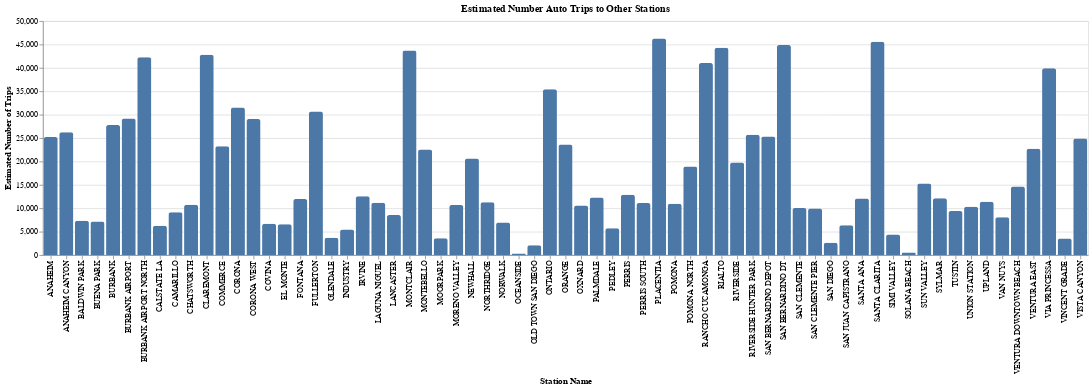

This figure's notebook cell:
### Code cell
alt.Chart(summary_rename).mark_bar(
    cornerRadiusTopLeft=3, cornerRadiusTopRight=3
).encode(
    x=alt.X("station_name:O", title="Station Name"),
    y=alt.Y("Number Auto Trips to Other Stations:Q", title="Estimated Number of Trips"),
).properties(
    title="Estimated Number Auto Trips to Other Stations"
)

### Figure 1 — Vega-Lite specification as saved in the notebook (floating-point values rounded to 4 significant figures)
{"config": {"view": {"continuousWidth": 300, "continuousHeight": 300}}, "data": {"name": "data-385ff254a99e68c81d19fc0cd2899a94"}, "mark": {"type": "bar", "cornerRadiusTopLeft": 3, "cornerRadiusTopRight": 3}, "encoding": {"x": {"field": "station_name", "title": "Station Name", "type": "ordinal"}, "y": {"field": "Number Auto Trips to Other Stations", "title": "Estimated Number of Trips", "type": "quantitative"}}, "title": "Estimated Number Auto Trips to Other Stations", "$schema": "https://vega.github.io/schema/vega-lite/v5.20.1.json", "datasets": {"data-385ff254a99e68c81d19fc0cd2899a94": [{"station_name": "UNION STATION", "Number Transit Trips to Other Stations": 938, "Number Auto Trips to Other Stations": 10339, "Pct Auto Trips to Other Stations": 0.5542, "Pct Transit Trips to Other Stations": 0.05028}, {"station_name": "MONTEBELLO", "Number Transit Trips to Other Stations": 655, "Number Auto Trips to Other Stations": 22560, "Pct Auto Trips to Other Stations": 0.5257, "Pct Transit Trips to Other Stations": 0.01526}, {"station_name": "INDUSTRY", "Number Transit Trips to Other Stations": 51, "Number Auto Trips to Other Stations": 5436, "Pct Auto Trips to Other Stations": 0.633, "Pct Transit Trips to Other Stations": 0.005939}, {"station_name": "POMONA", "Number Transit Trips to Other Stations": 186, "Number Auto Trips to Other Stations": 10982, "Pct Auto Trips to Other Stations": 0.5645, "Pct Transit Trips to Other Stations": 0.009561}, {"station_name": "ONTARIO", "Number Transit Trips to Other Stations": 74, "Number Auto Trips to Other Stations": 35456, "Pct Auto Trips to Other Stations": 0.5573, "Pct Transit Trips to Other Stations": 0.001163}, {"station_name": "PEDLEY", "Number Transit Trips to Other Stations": 6, "Number Auto Trips to Other Stations": 5720, "Pct Auto Trips to Other Stations": 0.6711, "Pct Transit Trips to Other Stations": 0.000704}, {"station_name": "RIVERSIDE", "Number Transit Trips to Other Stations": 236, "Number Auto Trips to Other Stations": 19783, "Pct Auto Trips to Other Stations": 0.6364, "Pct Transit Trips to Other Stations": 0.007592}, {"station_name": "CALSTATE LA", "Number Transit Trips to Other Stations": 186, "Number Auto Trips to Other Stations": 6282, "Pct Auto Trips to Other Stations": 0.665, "Pct Transit Trips to Other Stations": 0.01969}, {"station_name": "EL MONTE", "Number Transit Trips to Other Stations": 162, "Number Auto Trips to Other Stations": 6596, "Pct Auto Trips to Other Stations": 0.7271, "Pct Transit Trips to Other Stations": 0.01786}, {"station_name": "BALDWIN PARK", "Number Transit Trips to Other Stations": 179, "Number Auto Trips to Other Stations": 7330, "Pct Auto Trips to Other Stations": 0.6964, "Pct Transit Trips to Other Stations": 0.01701}, {"station_name": "COVINA", "Number Transit Trips to Other Stations": 170, "Number Auto Trips to Other Stations": 6682, "Pct Auto Trips to Other Stations": 0.7051, "Pct Transit Trips to Other Stations": 0.01794}, {"station_name": "POMONA NORTH", "Number Transit Trips to Other Stations": 182, "Number Auto Trips to Other Stations": 18914, "Pct Auto Trips to Other Stations": 0.5896, "Pct Transit Trips to Other Stations": 0.005673}, {"station_name": "FONTANA", "Number Transit Trips to Other Stations": 117, "Number Auto Trips to Other Stations": 11961, "Pct Auto Trips to Other Stations": 0.6619, "Pct Transit Trips to Other Stations": 0.006474}, {"station_name": "CLAREMONT", "Number Transit Trips to Other Stations": 170, "Number Auto Trips to Other Stations": 42803, "Pct Auto Trips to Other Stations": 0.5413, "Pct Transit Trips to Other Stations": 0.00215}, {"station_name": "MONTCLAIR", "Number Transit Trips to Other Stations": 183, "Number Auto Trips to Other Stations": 43704, "Pct Auto Trips to Other Stations": 0.5622, "Pct Transit Trips to Other Stations": 0.002354}, {"station_name": "UPLAND", "Number Transit Trips to Other Stations": 92, "Number Auto Trips to Other Stations": 11393, "Pct Auto Trips to Other Stations": 0.6578, "Pct Transit Trips to Other Stations": 0.005311}, {"station_name": "RANCHO CUCAMONGA", "Number Transit Trips to Other Stations": 187, "Number Auto Trips to Other Stations": 41060, "Pct Auto Trips to Other Stations": 0.5707, "Pct Transit Trips to Other Stations": 0.002599}, {"station_name": "RIALTO", "Number Transit Trips to Other Stations": 296, "Number Auto Trips to Other Stations": 44283, "Pct Auto Trips to Other Stations": 0.613, "Pct Transit Trips to Other Stations": 0.004097}, {"station_name": "SAN BERNARDINO DEPOT", "Number Transit Trips to Other Stations": 321, "Number Auto Trips to Other Stations": 25349, "Pct Auto Trips to Other Stations": 0.5921, "Pct Transit Trips to Other Stations": 0.007498}, {"station_name": "SAN BERNARDINO DT", "Number Transit Trips to Other Stations": 458, "Number Auto Trips to Other Stations": 44902, "Pct Auto Trips to Other Stations": 0.58, "Pct Transit Trips to Other Stations": 0.005916}, {"station_name": "SIMI VALLEY", "Number Transit Trips to Other Stations": 2, "Number Auto Trips to Other Stations": 4416, "Pct Auto Trips to Other Stations": 0.6319, "Pct Transit Trips to Other Stations": 0.0002862}, {"station_name": "BURBANK AIRPORT", "Number Transit Trips to Other Stations": 685, "Number Auto Trips to Other Stations": 29153, "Pct Auto Trips to Other Stations": 0.5778, "Pct Transit Trips to Other Stations": 0.01358}, {"station_name": "OXNARD", "Number Transit Trips to Other Stations": 146, "Number Auto Trips to Other Stations": 10576, "Pct Auto Trips to Other Stations": 0.6163, "Pct Transit Trips to Other Stations": 0.008508}, {"station_name": "CAMARILLO", "Number Transit Trips to Other Stations": 4, "Number Auto Trips to Other Stations": 9131, "Pct Auto Trips to Other Stations": 0.6934, "Pct Transit Trips to Other Stations": 0.0003038}, {"station_name": "MOORPARK", "Number Transit Trips to Other Stations": 4, "Number Auto Trips to Other Stations": 3572, "Pct Auto Trips to Other Stations": 0.696, "Pct Transit Trips to Other Stations": 0.0007794}, {"station_name": "CHATSWORTH", "Number Transit Trips to Other Stations": 187, "Number Auto Trips to Other Stations": 10749, "Pct Auto Trips to Other Stations": 0.6656, "Pct Transit Trips to Other Stations": 0.01158}, {"station_name": "NORTHRIDGE", "Number Transit Trips to Other Stations": 232, "Number Auto Trips to Other Stations": 11307, "Pct Auto Trips to Other Stations": 0.6931, "Pct Transit Trips to Other Stations": 0.01422}, {"station_name": "VAN NUYS", "Number Transit Trips to Other Stations": 258, "Number Auto Trips to Other Stations": 8081, "Pct Auto Trips to Other Stations": 0.7493, "Pct Transit Trips to Other Stations": 0.02392}, {"station_name": "BURBANK", "Number Transit Trips to Other Stations": 543, "Number Auto Trips to Other Stations": 27815, "Pct Auto Trips to Other Stations": 0.5999, "Pct Transit Trips to Other Stations": 0.01171}, {"station_name": "GLENDALE", "Number Transit Trips to Other Stations": 135, "Number Auto Trips to Other Stations": 3700, "Pct Auto Trips to Other Stations": 0.5713, "Pct Transit Trips to Other Stations": 0.02085}, {"station_name": "COMMERCE", "Number Transit Trips to Other Stations": 754, "Number Auto Trips to Other Stations": 23246, "Pct Auto Trips to Other Stations": 0.4975, "Pct Transit Trips to Other Stations": 0.01614}, {"station_name": "NORWALK", "Number Transit Trips to Other Stations": 123, "Number Auto Trips to Other Stations": 6934, "Pct Auto Trips to Other Stations": 0.4702, "Pct Transit Trips to Other Stations": 0.008341}, {"station_name": "BUENA PARK", "Number Transit Trips to Other Stations": 135, "Number Auto Trips to Other Stations": 7157, "Pct Auto Trips to Other Stations": 0.735, "Pct Transit Trips to Other Stations": 0.01386}, {"station_name": "FULLERTON", "Number Transit Trips to Other Stations": 525, "Number Auto Trips to Other Stations": 30681, "Pct Auto Trips to Other Stations": 0.5748, "Pct Transit Trips to Other Stations": 0.009835}, {"station_name": "ANAHEIM", "Number Transit Trips to Other Stations": 409, "Number Auto Trips to Other Stations": 25252, "Pct Auto Trips to Other Stations": 0.5972, "Pct Transit Trips to Other Stations": 0.009672}, {"station_name": "ORANGE", "Number Transit Trips to Other Stations": 463, "Number Auto Trips to Other Stations": 23649, "Pct Auto Trips to Other Stations": 0.6399, "Pct Transit Trips to Other Stations": 0.01253}, {"station_name": "SANTA ANA", "Number Transit Trips to Other Stations": 312, "Number Auto Trips to Other Stations": 12090, "Pct Auto Trips to Other Stations": 0.6949, "Pct Transit Trips to Other Stations": 0.01793}, {"station_name": "TUSTIN", "Number Transit Trips to Other Stations": 60, "Number Auto Trips to Other Stations": 9389, "Pct Auto Trips to Other Stations": 0.7598, "Pct Transit Trips to Other Stations": 0.004856}, {"station_name": "IRVINE", "Number Transit Trips to Other Stations": 122, "Number Auto Trips to Other Stations": 12569, "Pct Auto Trips to Other Stations": 0.6456, "Pct Transit Trips to Other Stations": 0.006267}, {"station_name": "LAGUNA NIGUEL", "Number Transit Trips to Other Stations": 80, "Number Auto Trips to Other Stations": 11188, "Pct Auto Trips to Other Stations": 0.7669, "Pct Transit Trips to Other Stations": 0.005484}, {"station_name": "SAN JUAN CAPISTRANO", "Number Transit Trips to Other Stations": 60, "Number Auto Trips to Other Stations": 6392, "Pct Auto Trips to Other Stations": 0.7183, "Pct Transit Trips to Other Stations": 0.006742}, {"station_name": "SAN CLEMENTE", "Number Transit Trips to Other Stations": 52, "Number Auto Trips to Other Stations": 10035, "Pct Auto Trips to Other Stations": 0.6408, "Pct Transit Trips to Other Stations": 0.003321}, {"station_name": "SAN CLEMENTE PIER", "Number Transit Trips to Other Stations": 35, "Number Auto Trips to Other Stations": 9926, "Pct Auto Trips to Other Stations": 0.6615, "Pct Transit Trips to Other Stations": 0.002333}, {"station_name": "OCEANSIDE", "Number Transit Trips to Other Stations": 22, "Number Auto Trips to Other Stations": 358, "Pct Auto Trips to Other Stations": 0.5304, "Pct Transit Trips to Other Stations": 0.03259}, {"station_name": "SOLANA BEACH", "Number Transit Trips to Other Stations": 17, "Number Auto Trips to Other Stations": 548, "Pct Auto Trips to Other Stations": 0.6902, "Pct Transit Trips to Other Stations": 0.02141}, {"station_name": "SAN DIEGO", "Number Transit Trips to Other Stations": 404, "Number Auto Trips to Other Stations": 2648, "Pct Auto Trips to Other Stations": 0.6009, "Pct Transit Trips to Other Stations": 0.09167}, {"station_name": "OLD TOWN SAN DIEGO", "Number Transit Trips to Other Stations": 312, "Number Auto Trips to Other Stations": 2074, "Pct Auto Trips to Other Stations": 0.608, "Pct Transit Trips to Other Stations": 0.09147}, {"station_name": "CORONA", "Number Transit Trips to Other Stations": 362, "Number Auto Trips to Other Stations": 31513, "Pct Auto Trips to Other Stations": 0.5938, "Pct Transit Trips to Other Stations": 0.006821}, {"station_name": "CORONA WEST", "Number Transit Trips to Other Stations": 321, "Number Auto Trips to Other Stations": 29074, "Pct Auto Trips to Other Stations": 0.6149, "Pct Transit Trips to Other Stations": 0.006788}, {"station_name": "MORENO VALLEY", "Number Transit Trips to Other Stations": 94, "Number Auto Trips to Other Stations": 10696, "Pct Auto Trips to Other Stations": 0.5584, "Pct Transit Trips to Other Stations": 0.004908}, {"station_name": "PERRIS SOUTH", "Number Transit Trips to Other Stations": 27, "Number Auto Trips to Other Stations": 11149, "Pct Auto Trips to Other Stations": 0.5376, "Pct Transit Trips to Other Stations": 0.001302}, {"station_name": "PERRIS", "Number Transit Trips to Other Stations": 74, "Number Auto Trips to Other Stations": 12885, "Pct Auto Trips to Other Stations": 0.5438, "Pct Transit Trips to Other Stations": 0.003123}, {"station_name": "PLACENTIA", "Number Transit Trips to Other Stations": 572, "Number Auto Trips to Other Stations": 46257, "Pct Auto Trips to Other Stations": 0.5488, "Pct Transit Trips to Other Stations": 0.006786}, {"station_name": "RIVERSIDE HUNTER PARK", "Number Transit Trips to Other Stations": 211, "Number Auto Trips to Other Stations": 25683, "Pct Auto Trips to Other Stations": 0.5808, "Pct Transit Trips to Other Stations": 0.004772}, {"station_name": "BURBANK AIRPORT NORTH", "Number Transit Trips to Other Stations": 769, "Number Auto Trips to Other Stations": 42291, "Pct Auto Trips to Other Stations": 0.547, "Pct Transit Trips to Other Stations": 0.009947}, {"station_name": "LANCASTER", "Number Transit Trips to Other Stations": 93, "Number Auto Trips to Other Stations": 8545, "Pct Auto Trips to Other Stations": 0.6069, "Pct Transit Trips to Other Stations": 0.006605}, {"station_name": "NEWHALL", "Number Transit Trips to Other Stations": 296, "Number Auto Trips to Other Stations": 20629, "Pct Auto Trips to Other Stations": 0.7189, "Pct Transit Trips to Other Stations": 0.01031}, {"station_name": "PALMDALE", "Number Transit Trips to Other Stations": 107, "Number Auto Trips to Other Stations": 12274, "Pct Auto Trips to Other Stations": 0.6317, "Pct Transit Trips to Other Stations": 0.005507}, {"station_name": "SANTA CLARITA", "Number Transit Trips to Other Stations": 500, "Number Auto Trips to Other Stations": 45576, "Pct Auto Trips to Other Stations": 0.703, "Pct Transit Trips to Other Stations": 0.007712}, {"station_name": "SUN VALLEY", "Number Transit Trips to Other Stations": 311, "Number Auto Trips to Other Stations": 15307, "Pct Auto Trips to Other Stations": 0.5723, "Pct Transit Trips to Other Stations": 0.01163}, {"station_name": "SYLMAR", "Number Transit Trips to Other Stations": 425, "Number Auto Trips to Other Stations": 12165, "Pct Auto Trips to Other Stations": 0.6212, "Pct Transit Trips to Other Stations": 0.0217}, {"station_name": "VIA PRINCESSA", "Number Transit Trips to Other Stations": 416, "Number Auto Trips to Other Stations": 39914, "Pct Auto Trips to Other Stations": 0.6024, "Pct Transit Trips to Other Stations": 0.006279}, {"station_name": "VINCENT GRADE", "Number Transit Trips to Other Stations": 1, "Number Auto Trips to Other Stations": 3532, "Pct Auto Trips to Other Stations": 0.5344, "Pct Transit Trips to Other Stations": 0.0001513}, {"station_name": "VISTA CANYON", "Number Transit Trips to Other Stations": 218, "Number Auto Trips to Other Stations": 24929, "Pct Auto Trips to Other Stations": 0.6459, "Pct Transit Trips to Other Stations": 0.005648}, {"station_name": "ANAHEIM CANYON", "Number Transit Trips to Other Stations": 208, "Number Auto Trips to Other Stations": 26235, "Pct Auto Trips to Other Stations": 0.5638, "Pct Transit Trips to Other Stations": 0.00447}, {"station_name": "VENTURA EAST", "Number Transit Trips to Other Stations": 261, "Number Auto Trips to Other Stations": 22712, "Pct Auto Trips to Other Stations": 0.6325, "Pct Transit Trips to Other Stations": 0.007268}, {"station_name": "VENTURA DOWNTOWN BEACH", "Number Transit Trips to Other Stations": 167, "Number Auto Trips to Other Stations": 14655, "Pct Auto Trips to Other Stations": 0.6338, "Pct Transit Trips to Other Stations": 0.007222}]}}
